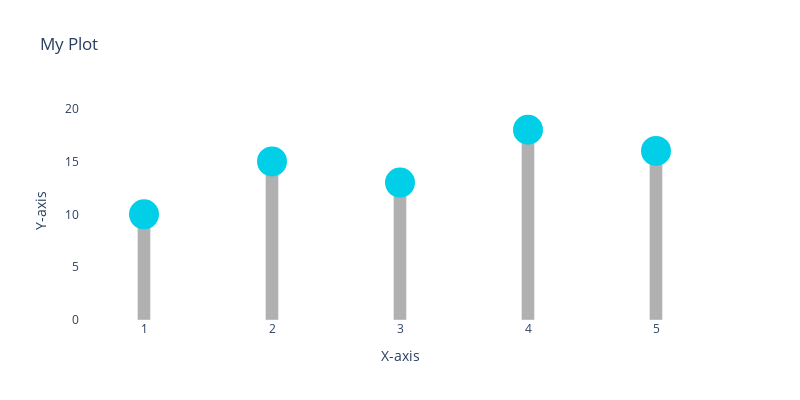

Notebook cell for this chart:
### Code cell
fig = go.Figure()

fig.add_trace(go.Scatter(x=df['x'], 
                    y=df['y'], 
                    mode='markers', 
                    marker_size=30,
                    marker_color='#00CFE7',
                    showlegend=False
                    ))

fig.add_trace(go.Bar(x=df['x'], 
                y=df['y'], 
                width=0.1,
                marker_color='#B0B0B0',
                showlegend=False,
                ))

fig.update_layout(title='My Plot', 
                  xaxis=dict(title='X-axis'), 
                  yaxis=dict(title='Y-axis'),
                  plot_bgcolor='white',
                  height=400,
                  width=800
                  )

fig.show()

### Figure 1 — Plotly figure (JSON) as saved in the notebook; plotly's stock layout.template omitted (floating-point values rounded to 4 significant figures)
{"data": [{"marker": {"color": "#00CFE7", "size": 30}, "mode": "markers", "showlegend": false, "type": "scatter", "x": [1, 2, 3, 4, 5], "y": [10, 15, 13, 18, 16]}, {"marker": {"color": "#B0B0B0"}, "showlegend": false, "type": "bar", "width": 0.1, "x": [1, 2, 3, 4, 5], "y": [10, 15, 13, 18, 16]}], "layout": {"height": 400, "plot_bgcolor": "white", "title": {"text": "My Plot"}, "width": 800, "xaxis": {"title": {"text": "X-axis"}}, "yaxis": {"title": {"text": "Y-axis"}}}}
